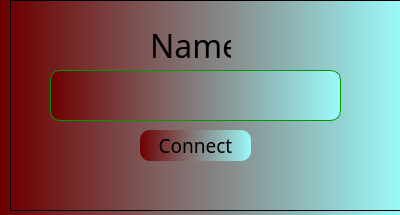
<?xml version="1.0" encoding="UTF-8"?>
<ui version="4.0">
 <class>Form</class>
 <widget class="QWidget" name="Form">
  <property name="geometry">
   <rect>
    <x>0</x>
    <y>0</y>
    <width>400</width>
    <height>215</height>
   </rect>
  </property>
  <property name="windowTitle">
   <string>Form</string>
  </property>
  <property name="styleSheet">
   <string notr="true">background-color: qlineargradient(spread:pad, x1:0, y1:0, x2:1, y2:0, stop:0 rgba(110, 0, 0, 255), stop:1 rgba(155, 250, 250, 255));</string>
  </property>
  <widget class="QFrame" name="loginFrame">
   <property name="geometry">
    <rect>
     <x>10</x>
     <y>0</y>
     <width>391</width>
     <height>211</height>
    </rect>
   </property>
   <property name="frameShape">
    <enum>QFrame::StyledPanel</enum>
   </property>
   <property name="frameShadow">
    <enum>QFrame::Raised</enum>
   </property>
   <widget class="QPushButton" name="connectButton">
    <property name="geometry">
     <rect>
      <x>130</x>
      <y>130</y>
      <width>111</width>
      <height>31</height>
     </rect>
    </property>
    <property name="font">
     <font>
      <family>Yu Gothic UI Light</family>
      <pointsize>14</pointsize>
     </font>
    </property>
    <property name="cursor">
     <cursorShape>PointingHandCursor</cursorShape>
    </property>
    <property name="styleSheet">
     <string notr="true">QPushButton{ 
border-radius:10px;
}

QPushButton::hover{ 
color:white;
}</string>
    </property>
    <property name="text">
     <string>Connect</string>
    </property>
   </widget>
   <widget class="QLabel" name="nameTitle">
    <property name="geometry">
     <rect>
      <x>140</x>
      <y>30</y>
      <width>81</width>
      <height>31</height>
     </rect>
    </property>
    <property name="font">
     <font>
      <family>Yu Gothic UI Light</family>
      <pointsize>24</pointsize>
     </font>
    </property>
    <property name="styleSheet">
     <string notr="true">background-color:transparent;</string>
    </property>
    <property name="text">
     <string>Name</string>
    </property>
   </widget>
   <widget class="QLineEdit" name="nameInput">
    <property name="geometry">
     <rect>
      <x>40</x>
      <y>70</y>
      <width>291</width>
      <height>51</height>
     </rect>
    </property>
    <property name="font">
     <font>
      <pointsize>16</pointsize>
     </font>
    </property>
    <property name="styleSheet">
     <string notr="true">border:1px solid rgba(0,150,0,100%);
border-radius:10px;
color: rgb(255, 255, 255);</string>
    </property>
    <property name="alignment">
     <set>Qt::AlignCenter</set>
    </property>
   </widget>
  </widget>
 </widget>
 <resources/>
 <connections/>
</ui>
